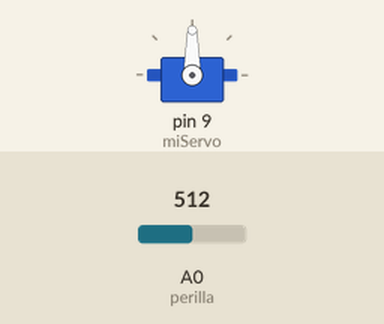
Recording of a sketch running on a simulated Arduino Uno, built with avr-gcc and run on an emulated ATmega328P. On the bench: servo. The test bench sets the inputs (shaded band); at power-on: A0 (perilla) = 512.

Above: at 1.2 s.
1.3 s: A0 (perilla) set to 716
At 2.0 s:
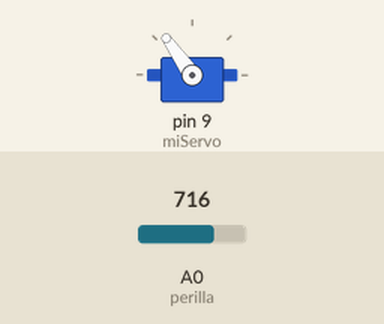
2.8 s: A0 (perilla) set to 900
At 3.1 s:
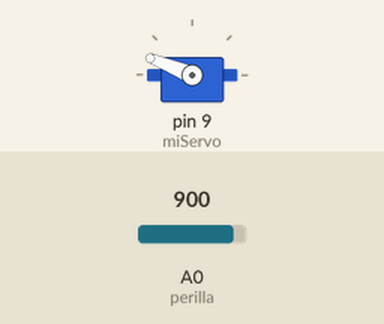
4.3 s: A0 (perilla) set to 1023
At 5.5 s:
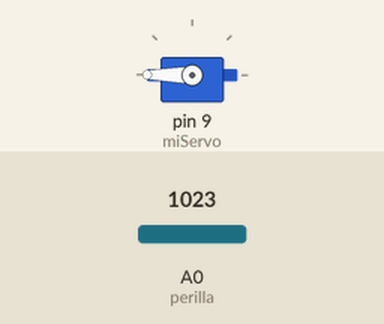
5.8 s: A0 (perilla) set to 306
At 6.6 s:
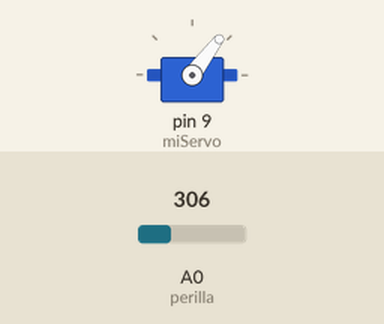
7.3 s: A0 (perilla) set to 122
At 7.8 s:
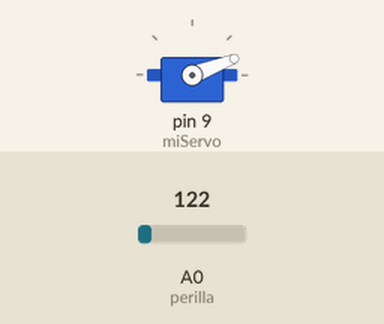
Timing chart, 0 to 9.8 s (numbered marks = the images above; inputs shaded):
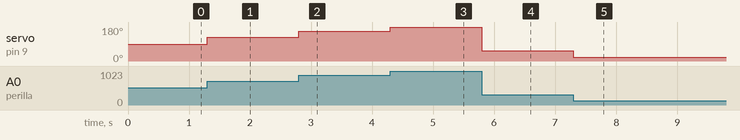

The sketch:

clase03_b2_perilla_servo.ino
```cpp
#include <Servo.h>                 // 1: traemos la caja que el Arduino no sabe
int perilla = A0;
Servo miServo;                     // 2: un cajon que guarda un SERVO

void setup() {
  miServo.attach(9);               // es el pinMode del servo
}

void loop() {
  int lectura = analogRead(perilla);           // igual que en la clase 2
  int angulo = map(lectura, 0, 1023, 0, 180);  // 3: ahora traduce a GRADOS
  miServo.write(angulo);                       // el punto: el write DE ESTE
}
```

Measured:
- after the input at 1.3 s, servo on pin 9 (miServo): 90° → 125° at once
- after the input at 2.8 s, servo on pin 9 (miServo): 125° → 158° at once
- after the input at 4.3 s, servo on pin 9 (miServo): 158° → 180° at once
- after the input at 5.8 s, servo on pin 9 (miServo): 180° → 53° at once
- after the input at 7.3 s, servo on pin 9 (miServo): 53° → 21° at once
